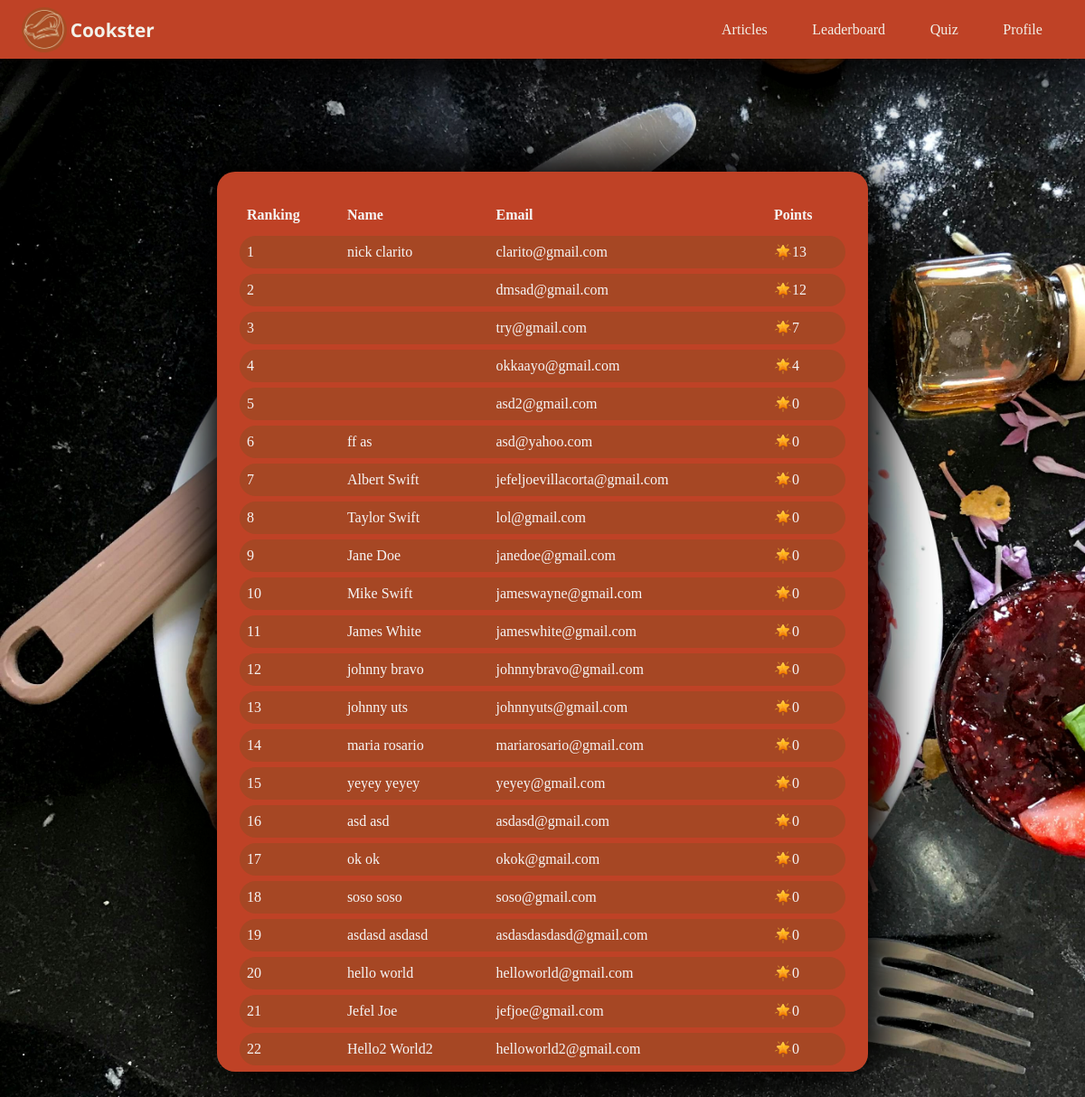
/main/leaderboard/index.php (signed in), run on an earlier commit of the app's database.
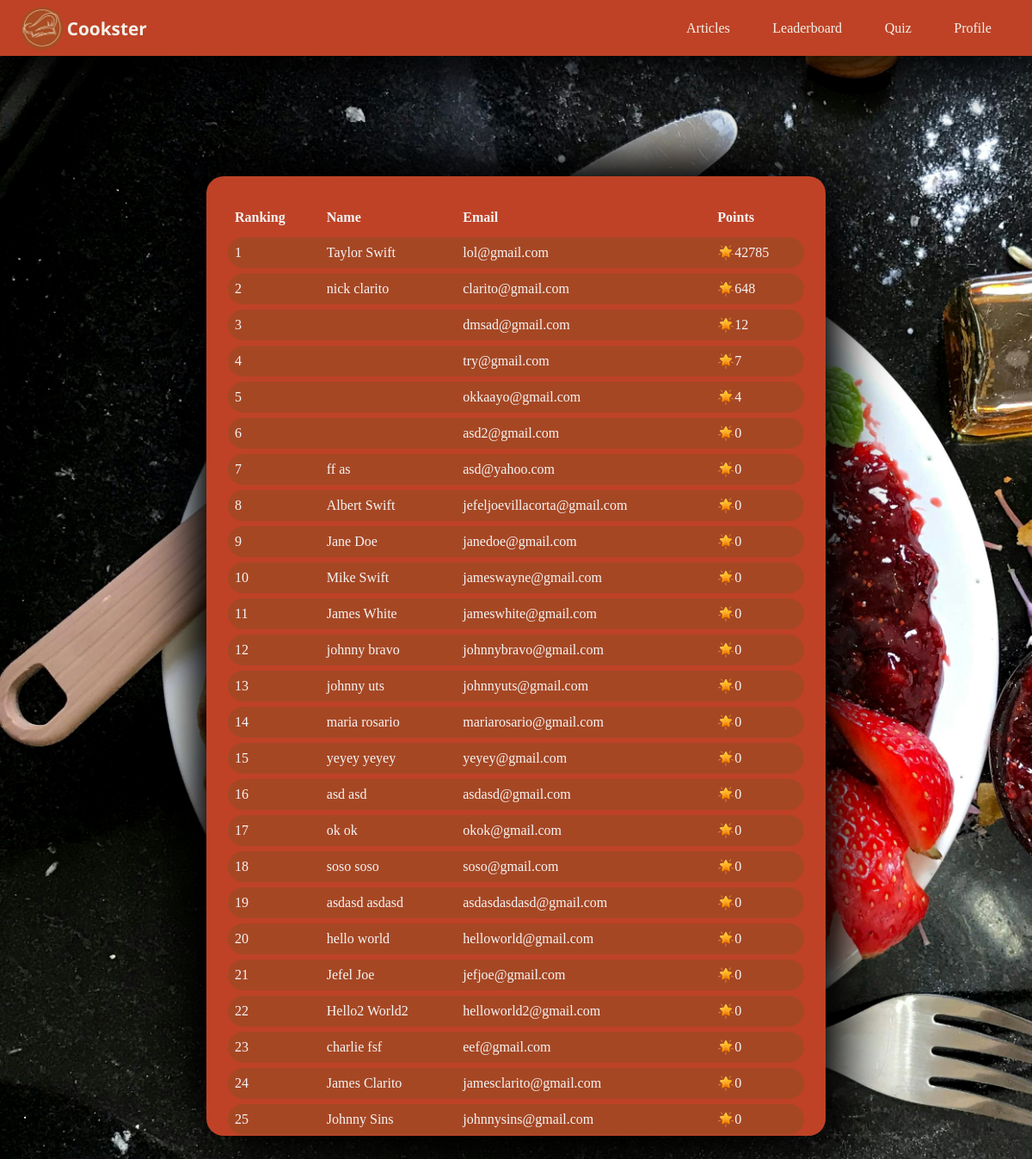
And on a later commit of the database.
### tables this page shows
CREATE TABLE `user` (
  `token` varchar(255) NOT NULL,
  `id` int(12) NOT NULL,
  `badges` varchar(255) NOT NULL,
  `userprofile` varchar(255) DEFAULT NULL,
  `useremail` varchar(255) NOT NULL,
  `gender` varchar(10) DEFAULT NULL,
  `fname` varchar(255) NOT NULL,
  `lname` varchar(255) NOT NULL,
  `username` varchar(255) NOT NULL,
  `userpassword` varchar(255) NOT NULL,
  `points` int(255) NOT NULL,
  `achievements` varchar(255) DEFAULT NULL,
  `dateregistration` date DEFAULT NULL,
  `flagptindicator` tinyint(1) DEFAULT NULL,
  `usercategory` varchar(255) DEFAULT NULL,
  `quiz_indicator` int(1) NOT NULL,
  `last_update_qi` date DEFAULT NULL,
  `expected_update_qi` date DEFAULT NULL
);

### main/leaderboard/index.php (the view, shortened to what this page needs)
<?php
require_once("../db_conn.php");
if (isset($_SESSION['userId'])) {
    $selectionSql = "SELECT * FROM user ORDER BY points DESC";
    $result = mysqli_query($conn, $selectionSql);
    $dataStorer = [];
    if (mysqli_num_rows($result) > 0) {
        while ($row = mysqli_fetch_assoc($result)) {
            $dataStorer[] = $row;
        }
    } else {
        echo "Users not found";
    }
?>
    <!DOCTYPE html>
    <html lang="en">
    <head>
        <link rel="stylesheet" href="../../styles/css/leaderboard.css">
    </head>
    <body>
        <header>
            <?php include "../components/logged-in-nav.php"?>
        </header>
        <main>
            <div id="table-container">
                <table id="leaderboardTable">
                    <thead>
                        <tr>
                            <th>Ranking</th>
                            <th>Name</th>
                            <th>Email</th>
                            <th>Points</th>
                        </tr>
                    </thead>
                    <tbody>
                        <?php for ($i = 0; $i < count($dataStorer); $i++) : ?>
                            <?php
                                $userFullName = $dataStorer[$i]['fname'] . " " . $dataStorer[$i]['lname'];
                            ?>
                            <tr id="tbody-tr">
                                <td><?= $i + 1?></td>
                                <td><?= $userFullName ?></td>
                                <td><?= $dataStorer[$i]['useremail'] ?></td>
                                <td><img src="../../assets/star.png" alt="star"><?= $dataStorer[$i]['points'] ?></td>
                            </tr>
                        <?php endfor; ?>
                    </tbody>
                </table>
            </div>
        </main>
    </body>
    </html>
<?php
} else {
    header("Location: ../login/");
}

What changed in the data, as far as the page shows it:
changed user "Taylor Swift": points "0" → "42785"; moves up the list
changed user "nick clarito": points "13" → "648"
added user: userFullName "charlie fsf", useremail "eef@gmail.com", points "0"
added user: userFullName "James Clarito", useremail "jamesclarito@gmail.com", points "0"
added user: userFullName "Johnny Sins", useremail "johnnysins@gmail.com", points "0"
